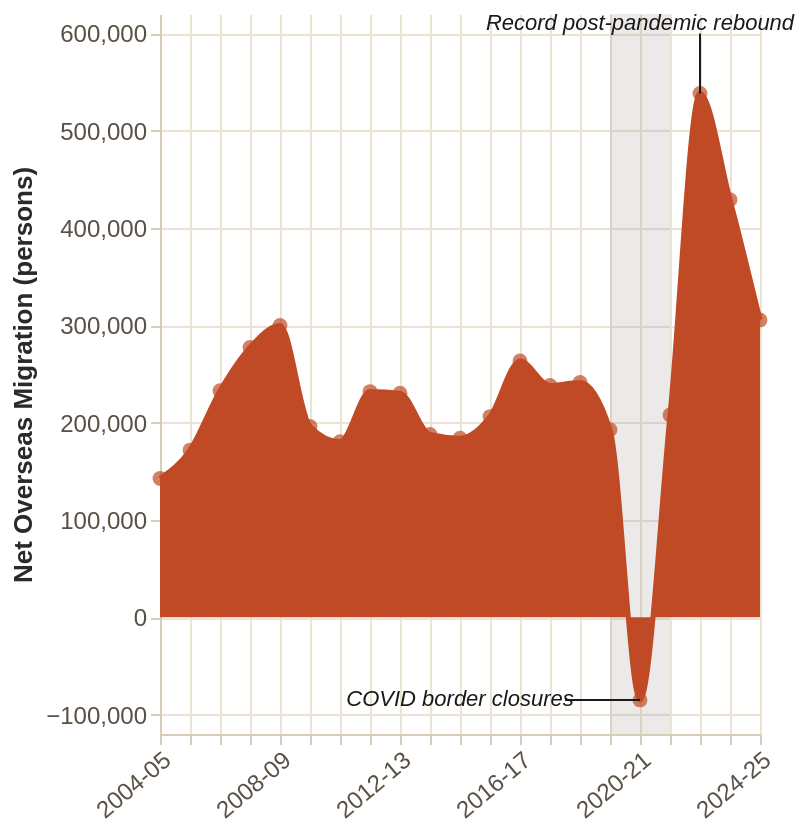

Write the Vega-Lite specification saved for this chart.
### Vega-Lite specification from a JSON file in a GitHub repository (floating-point values rounded to 4 significant figures)
{"$schema": "https://vega.github.io/schema/vega-lite/v5.json", "description": "Total Net Overseas Migration to Australia, 2004-05 to 2024-25. Hero chart showing the COVID collapse and unprecedented rebound.", "width": "container", "height": 360, "background": "transparent", "config": {"view": {"stroke": null}, "axis": {"labelFont": "Inter Tight, sans-serif", "titleFont": "Inter Tight, sans-serif", "labelFontSize": 12, "titleFontSize": 13, "labelColor": "#5a5145", "titleColor": "#2a2a2a", "grid": true, "gridColor": "#ece3d4", "domainColor": "#d8cdb8", "tickColor": "#d8cdb8"}, "font": "Inter Tight, sans-serif"}, "data": {"values": [{"year": 2004, "value": 142580}, {"year": 2005, "value": 171840}, {"year": 2006, "value": 232800}, {"year": 2007, "value": 277340}, {"year": 2008, "value": 299870}, {"year": 2009, "value": 196060}, {"year": 2010, "value": 180370}, {"year": 2011, "value": 231950}, {"year": 2012, "value": 230330}, {"year": 2013, "value": 187780}, {"year": 2014, "value": 184030}, {"year": 2015, "value": 206230}, {"year": 2016, "value": 263350}, {"year": 2017, "value": 238220}, {"year": 2018, "value": 241340}, {"year": 2019, "value": 192700}, {"year": 2020, "value": -84940}, {"year": 2021, "value": 207910}, {"year": 2022, "value": 538340}, {"year": 2023, "value": 429160}, {"year": 2024, "value": 305570}]}, "transform": [{"calculate": "datum.year + '-' + slice(toString(datum.year + 1), 2, 4)", "as": "fy"}], "encoding": {"x": {"field": "year", "type": "quantitative", "scale": {"domain": [2004, 2024], "nice": false}, "axis": {"orient": "bottom", "title": null, "values": [2004, 2005, 2006, 2007, 2008, 2009, 2010, 2011, 2012, 2013, 2014, 2015, 2016, 2017, 2018, 2019, 2020, 2021, 2022, 2023, 2024], "labelExpr": "datum.value + '-' + slice(toString(datum.value + 1), 2, 4)", "labelAngle": -40}}, "y": {"field": "value", "type": "quantitative", "scale": {"domain": [-120000, 620000]}, "axis": {"title": "Net Overseas Migration (persons)", "format": ",.0f", "tickCount": 6}}}, "layer": [{"data": {"values": [{"x_start": 2019, "x_end": 2021}]}, "mark": {"type": "rect", "color": "#5a5145", "opacity": 0.12}, "encoding": {"x": {"field": "x_start", "type": "quantitative"}, "x2": {"field": "x_end"}, "y": {"value": 0}, "y2": {"value": 360}}}, {"mark": {"type": "area", "interpolate": "monotone", "color": {"x1": 1, "y1": 1, "x2": 1, "y2": 0, "gradient": "linear", "stops": [{"offset": 0, "color": "#c14a26", "opacity": 0.0}, {"offset": 1, "color": "#c14a26", "opacity": 0.25}]}}}, {"mark": {"type": "line", "interpolate": "monotone", "color": "#c14a26", "strokeWidth": 2.5}}, {"mark": {"type": "point", "filled": true, "color": "#c14a26", "size": 55}, "encoding": {"tooltip": [{"field": "fy", "type": "nominal", "title": "Year"}, {"field": "value", "type": "quantitative", "title": "Net migration", "format": ","}]}}, {"data": {"values": [{"x": 2020, "y": -84940, "x2": 2018.0, "y2": -84940}, {"x": 2022, "y": 538340, "x2": 2022, "y2": 600000}]}, "mark": {"type": "rule", "color": "#1a1a1a", "strokeWidth": 1}, "encoding": {"x": {"field": "x", "type": "quantitative"}, "x2": {"field": "x2"}, "y": {"field": "y", "type": "quantitative"}, "y2": {"field": "y2"}}}, {"data": {"values": [{"x": 2014, "y": -84940, "label": "COVID border closures", "align": "right"}, {"x": 2020, "y": 610000, "label": "Record post-pandemic rebound", "align": "center"}]}, "mark": {"type": "text", "fontStyle": "italic", "fontSize": 11, "color": "#1a1a1a", "fontWeight": 500}, "encoding": {"x": {"field": "x", "type": "quantitative"}, "y": {"field": "y", "type": "quantitative"}, "text": {"field": "label"}, "align": {"field": "align", "type": "nominal"}}}, {"data": {"values": [{"y": 0}]}, "mark": {"type": "rule", "color": "#8b7e6c", "strokeDash": [3, 3]}, "encoding": {"y": {"field": "y", "type": "quantitative"}}}]}
